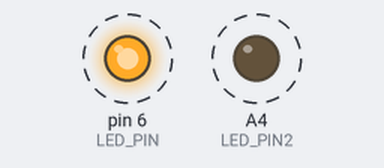
Bench run of a sketch on a simulated Arduino Uno, built with avr-gcc and run on an emulated ATmega328P. On the bench: output pins drawn as LEDs (lit = HIGH). Dashed ring = blinking.

Above: at 0.5 s.
Timing chart, 0 to 4.6 s (numbered marks = the images above):
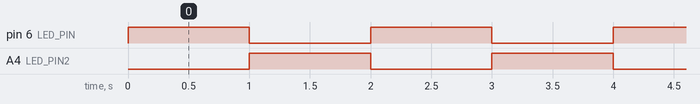

The sketch:

check_Reed.ino
```cpp
const int REED_PIN = 13;  // Pin connected to reed switch
const int LED_PIN = 6; // LED pin
const int LED_PIN2 = A4; // LED pin


void setup() {
  Serial.begin(9600);
  pinMode(REED_PIN, INPUT_PULLUP);  // Enable internal pull-up for the reed switch
  pinMode(LED_PIN, OUTPUT);
    pinMode(LED_PIN2, OUTPUT);
}

void loop() {

      digitalWrite(LED_PIN, HIGH);   // Turn the LED off
        digitalWrite(LED_PIN2, LOW);  // Turn the LED on
        delay(1000);
            digitalWrite(LED_PIN, LOW);  // Turn the LED on
    digitalWrite(LED_PIN2, HIGH);  // Turn the LED on
    delay(1000);


}
```

Measured:
- by itself, pin 6 (LED_PIN), A4 (LED_PIN2): alternates HIGH for 1.0 s and LOW for 1.0 s
